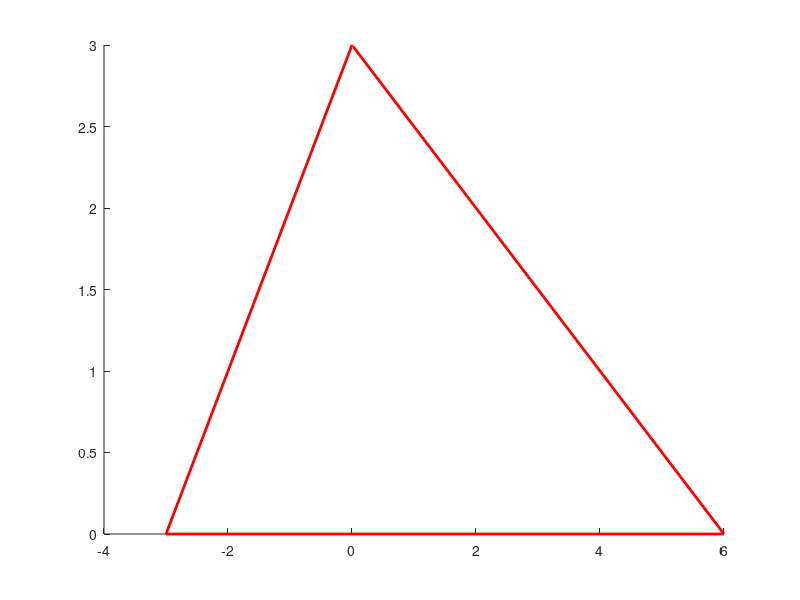

Recreate this plot in MATLAB. (Note: this script raises an error after producing the figure.)
addpath(genpath('..'));
addpath(genpath('..\geometry'));
c1=[-3,0,2];
c2=[6,0,0];
c3=[0,3,3];



r1=3;
r2=1;
r3=2;
line([c1(1),c2(1)],[c1(2),c2(2)],[c1(3),c2(3)],'LineStyle','-','LineWidth',2,'Color','red');
line([c1(1),c3(1)],[c1(2),c3(2)],[c1(3),c3(3)],'LineStyle','-','LineWidth',2,'Color','red');
line([c2(1),c3(1)],[c2(2),c3(2)],[c2(3),c3(3)],'LineStyle','-','LineWidth',2,'Color','red');
hold on;
% [slab,success]=computeMedialSlab(c1,c2,c3,r1,r2,r3);
[slab,success]=drawMedialSlab(c1,c2,c3,r1,r2,r3,180,64,true,true,true,'FaceAlpha',0.5);
line([c1(1),slab.V1_UP(1)],[c1(2),slab.V1_UP(2)],[c1(3),slab.V1_UP(3)],'LineStyle','-','LineWidth',1,'Color','black');
line([c1(1),slab.V1_DOWN(1)],[c1(2),slab.V1_DOWN(2)],[c1(3),slab.V1_DOWN(3)],'LineStyle','-','LineWidth',1,'Color','black');

line([c2(1),slab.V2_UP(1)],[c2(2),slab.V2_UP(2)],[c2(3),slab.V2_UP(3)],'LineStyle','-','LineWidth',1,'Color','black');
line([c2(1),slab.V2_DOWN(1)],[c2(2),slab.V2_DOWN(2)],[c2(3),slab.V2_DOWN(3)],'LineStyle','-','LineWidth',1,'Color','black');

line([c3(1),slab.V3_UP(1)],[c3(2),slab.V3_UP(2)],[c3(3),slab.V3_UP(3)],'LineStyle','-','LineWidth',1,'Color','black');
line([c3(1),slab.V3_DOWN(1)],[c3(2),slab.V3_DOWN(2)],[c3(3),slab.V3_DOWN(3)],'LineStyle','-','LineWidth',1,'Color','black');



line([slab.V1_UP(1),slab.V2_UP(1)],[slab.V1_UP(2),slab.V2_UP(2)],[slab.V1_UP(3),slab.V2_UP(3)],'LineStyle','-','LineWidth',2,'Color','black');
line([slab.V1_UP(1),slab.V3_UP(1)],[slab.V1_UP(2),slab.V3_UP(2)],[slab.V1_UP(3),slab.V3_UP(3)],'LineStyle','-','LineWidth',2,'Color','black');
line([slab.V2_UP(1),slab.V3_UP(1)],[slab.V2_UP(2),slab.V3_UP(2)],[slab.V2_UP(3),slab.V3_UP(3)],'LineStyle','-','LineWidth',2,'Color','black');

line([slab.V1_DOWN(1),slab.V2_DOWN(1)],[slab.V1_DOWN(2),slab.V2_DOWN(2)],[slab.V1_DOWN(3),slab.V2_DOWN(3)],'LineStyle','-','LineWidth',2,'Color','black');
line([slab.V1_DOWN(1),slab.V3_DOWN(1)],[slab.V1_DOWN(2),slab.V3_DOWN(2)],[slab.V1_DOWN(3),slab.V3_DOWN(3)],'LineStyle','-','LineWidth',2,'Color','black');
line([slab.V2_DOWN(1),slab.V3_DOWN(1)],[slab.V2_DOWN(2),slab.V3_DOWN(2)],[slab.V2_DOWN(3),slab.V3_DOWN(3)],'LineStyle','-','LineWidth',2,'Color','black');

c=slab.tri.center();
q=c+slab.tri.normal;
line([c(1),q(1)],[c(2),q(2)],[c(3),q(3)],'LineStyle','-','LineWidth',2,'Color','black');
hold on;
p=[2,0.5,0];
% p=slab.V1_UP;
% p=(slab.V1_UP+slab.V2_UP)*0.5;
% p=(slab.V1_UP+slab.V2_UP+c1+c2)*0.25;
% n12=cross(c2-c1,slab.n0);
% p=p-1e-6*n12;
% p=(slab.V1_UP+slab.V2_UP+slab.V3_UP)/3-1e-6*slab.n0;
% p=c1;
% p=(c1+c2+c3)/3.0+1e-6*slab.tri.normal;
% p=slab.V1_DOWN;
plot3(p(1), p(2), p(3), 'o', 'MarkerSize', 10, 'MarkerEdgeColor', 'b', 'MarkerFaceColor', 'r');
[success]=slab.InTopPentahedron(p);
if success
    disp('point In Bottom Pentahedron!');
end
grid off;
hold off;
axis off;
axis equal;
light('Color',[0.8, 0.8, 0.8],'Position',[10 10 -10],'Style','infinite');
camlight;